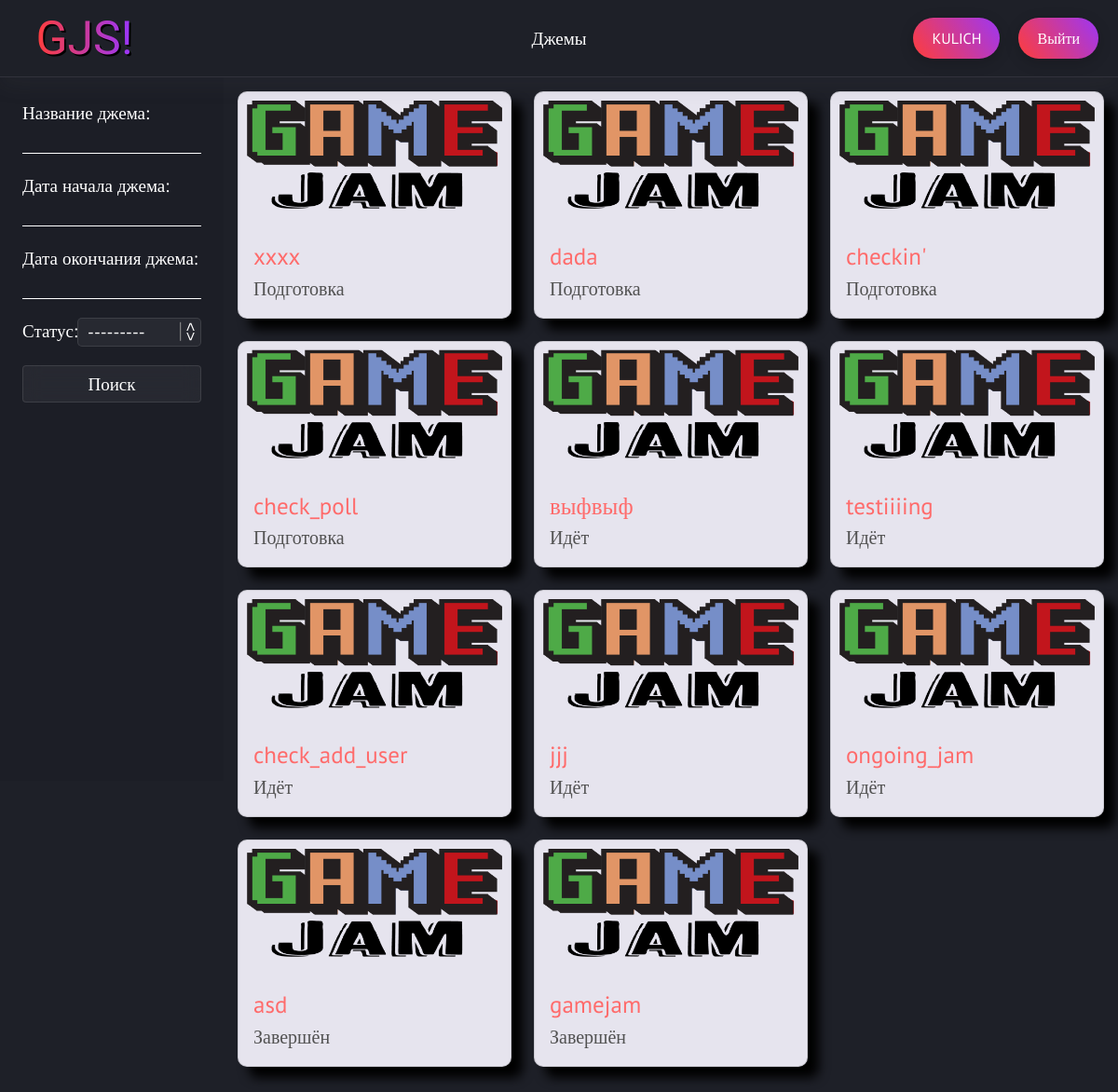
/jams/ (signed in), run on the app's committed database.
### users/models.py (models this page shows)
class User(AbstractUser):
    email = models.EmailField(unique=True, verbose_name="Электронная почта")
    avatar_image = models.ImageField(upload_to="users", blank=True, null=True)
    hat_image = models.ImageField(upload_to="users", blank=True, null=True)

### jams/models/gamejam.py (models this page shows, shortened)
class GameJam(models.Model):
    jam_status = [
        ("FN", "Завершён"),
        ("OG", "Идёт"),
        ("PR", "Подготовка")
    ]
    uuid = models.UUIDField(primary_key=True, default=uuid.uuid4, editable=False)
    title = models.CharField(max_length=255, verbose_name='Название джема')
    date_start = models.DateTimeField(verbose_name='Дата начала')
    date_end = models.DateTimeField(verbose_name='Дата окончания')
    theme = models.CharField(max_length=255, blank=True, verbose_name='Тема')
    status = models.CharField(max_length=3, choices=jam_status, default="PR", verbose_name='Статус')
    winner = models.ForeignKey(settings.AUTH_USER_MODEL, related_name="user_winner",
                               on_delete=models.SET_NULL, blank=True, null=True, verbose_name='Победитель')
    users = models.ManyToManyField(settings.AUTH_USER_MODEL, related_name="users",
                                   blank=True, verbose_name='Участники')
    class Meta:
        verbose_name = "Геймджем"
        verbose_name_plural = "Геймджемы"

### jams/views.py (the view)
# urls.py: path('', views.GameJamsLists.as_view(), name='jams_list'),
class GameJamsLists(ListView):
    template_name = 'pages/jams_pages/jams.html'
    queryset = GameJam.objects.order_by('-status', '-date_start')
    def get_context_data(self, **kwargs):
        context = super().get_context_data(**kwargs)
        context["filter"] = GameJamsFilter(self.request.GET, queryset=self.get_queryset())
        return context

### users/authentication.py (called while the page is built)
    def get_user(self, user_id):
        UserModel = get_user_model()
        try:
            return UserModel.objects.get(pk=user_id)
        except UserModel.DoesNotExist:
            return None

### templates/pages/jams_pages/jams.html (shortened to what this page needs)
{% extends 'base.html' %}
{% load static %}
{% block head %}
<link rel="stylesheet" href="{% static 'css/form.css' %}">
<link rel="stylesheet" href="{% static 'css/sidebar.css' %}">
<link rel="stylesheet" href="https://code.jquery.com/ui/1.12.1/themes/base/jquery-ui.css">
{% endblock %}
{% block sidebar %}
<form method="get" class="filter">
    {{ filter.form.as_p }}
    <button class="btn-form">Поиск</button>
</form>
{% endblock %}
{% block content %}
<div class="main-container">
    <div class="row">
        {% for jam in filter.qs %}
            <div class="col-md-4 mb-4">
                <div class="card">
                    <a href="{% url 'gamejam_detail' uuid=jam.uuid %}">
                        <img src="{% static 'img/logo.png' %}" class="card-img-top" alt="Game Jam Logo" style="padding: 3%">
                    </a>
                    <div class="card-body">
                        <div>
                            <a href="{% url 'gamejam_detail' uuid=jam.uuid %}" class="card-title">{{ jam.title }}</a>
                            <p class="card-text">{{ jam.get_status_display }}</p>
                        </div>
                    </div>
                </div>
            </div>
        {% endfor %}
    </div>
</div>
{% endblock %}

### templates/base.html (shortened to what this page needs)
<!doctype html>
<html lang="en">
<head>
    {% load static %}
    <link rel="stylesheet" href="{% static 'css/header.css' %}">
    <link href="https://cdn.jsdelivr.net/npm/bootstrap@5.0.1/dist/css/bootstrap.min.css" rel="stylesheet"
>
    <link rel="stylesheet" href="{% static 'css/container.css' %}">
    <link rel="stylesheet" href="{% static 'css/buttons.css' %}">
    <link rel="stylesheet" href="{% static 'css/style.css' %}">
    <link rel="stylesheet" href="{% static 'css/slider.css' %}">
    {% block head %}
    {% endblock %}
</head>
<body>
<header>
    <nav>
        <h1 class="gjs"><a id="logo" href="{% url 'home_page' %}">GJS!</a></h1>
        <ul>
            <li><a href="{% url 'jams_list' %}" class="menu-button">Джемы</a></li>
        </ul>
        <ul>
            {% if request.user.is_authenticated %}
            <li><a href="{% url 'profile_detail' request.user.username %}" class="a-button">{{request.user.username}}</a></li>
            <li><a href="{% url 'logout' %}" class="a-button">Выйти</a></li>
            {% else %}
            <li><a href="{% url 'login' %}" class="a-button">Войти</a></li>
            <li><a href="{% url 'regist' %}" class="a-button">Зарегистрироваться</a></li>
            {% endif %}
        </ul>
    </nav>
</header>
<aside>
    {% block sidebar %}
    {% endblock %}
</aside>
<main>
    {% block content %}
    {% endblock %}
</main>
</body>
</html>

### static/css/header.css (style rules this page uses)
header { position: sticky; text-align: center; background: var(--main-background); box-shadow: 0px 10px 20px rgba(84, 84, 89, 0.1); border-bottom: 1px solid rgb(50, 50, 60); width: 100%; height: 100%; z-index: 1000; left: 0; top: 0; grid-column: 1 / 3; }
nav { display: grid; grid-template-columns: 1fr auto 1fr; align-items: center; padding: 11px; height: 100%; }
nav ul { list-style-type: none; margin: 0; padding: 0; display: flex; align-items: center; justify-content: flex-end; min-width: 30%; height: 100%; }
nav ul li { display: flex; height: 100%; align-items: center; margin: 0 5px; }
nav ul li .a-button { border-radius: 50px; }
nav a { color: white; margin-left: 5px; margin-right: 5px; text-align: center; }
.gjs { margin: 0; display: flex; font-family: "Jacquard 12", serif; font-weight: 400; font-size: 50px; }
#logo { position: relative; background: linear-gradient(90deg, #ff3d3a, #9736ff); background-clip: text; color: transparent; margin-left: 5%; }
#logo::before { content: 'GJS!'; position: absolute; color: black; inset: 0; margin: auto; z-index: -1; top: 2px; left: 2px; }

### static/css/container.css (style rules this page uses)
.card { position: relative; display: flex; flex-direction: column; word-wrap: break-word; border-radius: 10px; min-width: 0; background-color: #e6e4ee; background-clip: border-box; transition: all 0.25s ease-in-out; box-shadow: 12px 12px 12px rgba(0, 0, 0, 1.5); }
.card-body { display: flex; justify-content: space-between; }
.card-title { font-size: 25px; color: #ff6b6b; }
.card-text { font-size: 20px; color: rgb(82, 82, 82); }
.row { padding: 15px; }

### static/css/buttons.css (style rules this page uses)
.a-button { background: linear-gradient(55deg, #ff3d3a, #9736ff, #ff3d3a); border: none; border-radius: 5px; padding: 10px 20px; font-size: 16px; cursor: pointer; transition: transform 0.2s, box-shadow 0.2s, background-position 0.5s ease-in-out; box-shadow: 0 4px 15px rgba(0, 0, 0, 0.2); background-size: 250%; background-position: 0; }
.menu-button { position: relative; }
.menu-button::before { content: ''; position: absolute; top: 26px; right: 0; left: 50%; bottom: 0; width: 0px; height: 2px; background-color: #fff; transform: translateX(-50%); transition: width 0.3s ease-in-out; }

### static/css/style.css (style rules this page uses)
:root { --main-background: rgb(30, 32, 40); --head-foot: linear-gradient(90deg, rgb(24, 128, 255) 0%, rgba(24,128,255,1) 50%, rgba(48,159,255,1) 100%); }
* { scroll-behavior: smooth; }
body { background: var(--main-background); font-family: "PT Sans", serif; font-weight: 400; font-style: normal; color: #fff; font-size: 19px; display: grid; grid-template-rows: auto 1fr; grid-template-columns: auto 4fr; min-height: 100vh; }
a { text-decoration: none; }
p { margin: 0; }
button { border: none; text-decoration: none; cursor: pointer; }

### static/css/form.css (style rules this page uses)
input { border: none; outline: none; }
input { width: 100%; padding: 0; background-color: transparent; border-bottom: 1px solid white; color: #fff; }
.poll-button, .btn-form { background-color: rgba(255, 255, 255, 0.05); border: 1px solid rgba(255, 255, 255, 0.1); backdrop-filter: blur(10px); border-radius: 4px; padding: 5px; color: #fff; }
.btn-form { width: 100%; }
label { color: white; }

### static/css/sidebar.css (style rules this page uses)
aside { width: auto; position: relative; align-self: start; }
.filter { position: fixed; display: flex; gap: 20px; justify-content: space-around; flex-direction: column; width: 20vw; padding: 2vw; }
.filter::before { content: ''; position: absolute; top: -12%; left: 0; background-color: rgb(28, 30, 38); z-index: -1; width: 100%; height: 100vh; }
.filter p:nth-child(4) { position: relative; display: flex; justify-content: space-between }
select { -webkit-appearance: none; -moz-appearance: none; appearance: none; width: 70%; outline: none; border-radius: 5px; text-indent: 10px; background-color: rgba(255, 255, 255, 0.05); border: 1px solid rgba(255, 255, 255, 0.1); color: #fff; }
.filter p:nth-child(4)::after { content: '<>'; font: 17px "Consolas", monospace; position: absolute; right: 3px; top: 50%; transform: translateY(50%); transform: translateY(-50%) rotate(90deg); border-bottom: 1px solid #999; pointer-events: none; }
option { color: black; }

### data on the page
User: user.username "KULICH"
GameJam: title "xxxx", status "Подготовка"
GameJam: title "dada", status "Подготовка"
GameJam: title "checkin'", status "Подготовка"
GameJam: title "check_poll", status "Подготовка"
GameJam: title "выфвыф", status "Идёт"
GameJam: title "testiiiing", status "Идёт"
GameJam: title "check_add_user", status "Идёт"
GameJam: title "jjj", status "Идёт"
GameJam: title "ongoing_jam", status "Идёт"
GameJam: title "asd", status "Завершён"
GameJam: title "gamejam", status "Завершён"
